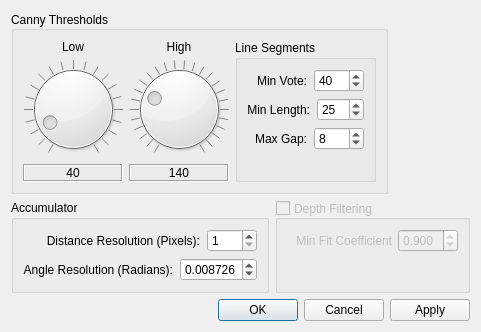
<?xml version="1.0" encoding="UTF-8"?>
<ui version="4.0">
 <class>LinesHoughConfig</class>
 <widget class="QDialog" name="LinesHoughConfig">
  <property name="geometry">
   <rect>
    <x>0</x>
    <y>0</y>
    <width>481</width>
    <height>332</height>
   </rect>
  </property>
  <property name="maximumSize">
   <size>
    <width>10000</width>
    <height>1000</height>
   </size>
  </property>
  <property name="windowTitle">
   <string>EarthSearch : Hough Lines Configuration</string>
  </property>
  <layout class="QVBoxLayout" name="verticalLayout_7">
   <item>
    <layout class="QHBoxLayout" name="horizontalLayout_10">
     <item>
      <layout class="QHBoxLayout" name="horizontalLayout_9">
       <item>
        <widget class="QGroupBox" name="groupBox">
         <property name="minimumSize">
          <size>
           <width>220</width>
           <height>0</height>
          </size>
         </property>
         <property name="title">
          <string>Canny Thresholds</string>
         </property>
         <property name="alignment">
          <set>Qt::AlignLeading|Qt::AlignLeft|Qt::AlignVCenter</set>
         </property>
         <property name="checkable">
          <bool>false</bool>
         </property>
         <layout class="QHBoxLayout" name="horizontalLayout">
          <item>
           <layout class="QVBoxLayout" name="verticalLayout_2">
            <item>
             <widget class="QLabel" name="label_2">
              <property name="text">
               <string>Low</string>
              </property>
              <property name="alignment">
               <set>Qt::AlignBottom|Qt::AlignHCenter</set>
              </property>
             </widget>
            </item>
            <item>
             <widget class="QDial" name="lowCannyDial">
              <property name="minimum">
               <number>1</number>
              </property>
              <property name="maximum">
               <number>400</number>
              </property>
              <property name="value">
               <number>40</number>
              </property>
              <property name="orientation">
               <enum>Qt::Horizontal</enum>
              </property>
              <property name="notchTarget">
               <double>20.000000000000000</double>
              </property>
              <property name="notchesVisible">
               <bool>true</bool>
              </property>
             </widget>
            </item>
            <item>
             <widget class="QLabel" name="lowCannyLabel">
              <property name="frameShape">
               <enum>QFrame::Box</enum>
              </property>
              <property name="frameShadow">
               <enum>QFrame::Sunken</enum>
              </property>
              <property name="text">
               <string>40</string>
              </property>
              <property name="alignment">
               <set>Qt::AlignCenter</set>
              </property>
              <property name="buddy">
               <cstring>lowCannyDial</cstring>
              </property>
             </widget>
            </item>
           </layout>
          </item>
          <item>
           <layout class="QVBoxLayout" name="verticalLayout">
            <item>
             <widget class="QLabel" name="label_3">
              <property name="text">
               <string>High</string>
              </property>
              <property name="alignment">
               <set>Qt::AlignBottom|Qt::AlignHCenter</set>
              </property>
             </widget>
            </item>
            <item>
             <widget class="QDial" name="highCannyDial">
              <property name="minimum">
               <number>1</number>
              </property>
              <property name="maximum">
               <number>500</number>
              </property>
              <property name="value">
               <number>140</number>
              </property>
              <property name="notchTarget">
               <double>20.000000000000000</double>
              </property>
              <property name="notchesVisible">
               <bool>true</bool>
              </property>
             </widget>
            </item>
            <item>
             <widget class="QLabel" name="highCannyLabel">
              <property name="frameShape">
               <enum>QFrame::Box</enum>
              </property>
              <property name="frameShadow">
               <enum>QFrame::Sunken</enum>
              </property>
              <property name="text">
               <string>140</string>
              </property>
              <property name="alignment">
               <set>Qt::AlignCenter</set>
              </property>
              <property name="buddy">
               <cstring>highCannyDial</cstring>
              </property>
             </widget>
            </item>
           </layout>
          </item>
          <item>
           <widget class="QGroupBox" name="groupBox_3">
            <property name="title">
             <string>Line Segments</string>
            </property>
            <layout class="QVBoxLayout" name="verticalLayout_4">
             <item>
              <layout class="QHBoxLayout" name="horizontalLayout_2">
               <item>
                <widget class="QLabel" name="label_7">
                 <property name="layoutDirection">
                  <enum>Qt::LeftToRight</enum>
                 </property>
                 <property name="text">
                  <string>Min Vote:</string>
                 </property>
                 <property name="textFormat">
                  <enum>Qt::AutoText</enum>
                 </property>
                 <property name="scaledContents">
                  <bool>false</bool>
                 </property>
                 <property name="alignment">
                  <set>Qt::AlignRight|Qt::AlignTrailing|Qt::AlignVCenter</set>
                 </property>
                 <property name="margin">
                  <number>0</number>
                 </property>
                 <property name="indent">
                  <number>1</number>
                 </property>
                 <property name="buddy">
                  <cstring>minVoteSpinBox</cstring>
                 </property>
                </widget>
               </item>
               <item>
                <widget class="QSpinBox" name="minVoteSpinBox">
                 <property name="maximumSize">
                  <size>
                   <width>50</width>
                   <height>16777215</height>
                  </size>
                 </property>
                 <property name="minimum">
                  <number>1</number>
                 </property>
                 <property name="maximum">
                  <number>200</number>
                 </property>
                 <property name="value">
                  <number>40</number>
                 </property>
                </widget>
               </item>
              </layout>
             </item>
             <item>
              <layout class="QHBoxLayout" name="horizontalLayout_3">
               <item>
                <widget class="QLabel" name="label_5">
                 <property name="layoutDirection">
                  <enum>Qt::LeftToRight</enum>
                 </property>
                 <property name="text">
                  <string>Min Length:</string>
                 </property>
                 <property name="alignment">
                  <set>Qt::AlignRight|Qt::AlignTrailing|Qt::AlignVCenter</set>
                 </property>
                 <property name="indent">
                  <number>1</number>
                 </property>
                 <property name="buddy">
                  <cstring>minLengthSpinBox</cstring>
                 </property>
                </widget>
               </item>
               <item>
                <widget class="QSpinBox" name="minLengthSpinBox">
                 <property name="maximumSize">
                  <size>
                   <width>50</width>
                   <height>16777215</height>
                  </size>
                 </property>
                 <property name="minimum">
                  <number>1</number>
                 </property>
                 <property name="maximum">
                  <number>500</number>
                 </property>
                 <property name="value">
                  <number>25</number>
                 </property>
                </widget>
               </item>
              </layout>
             </item>
             <item>
              <layout class="QHBoxLayout" name="horizontalLayout_4">
               <item>
                <widget class="QLabel" name="label_6">
                 <property name="layoutDirection">
                  <enum>Qt::LeftToRight</enum>
                 </property>
                 <property name="text">
                  <string>Max Gap:</string>
                 </property>
                 <property name="alignment">
                  <set>Qt::AlignRight|Qt::AlignTrailing|Qt::AlignVCenter</set>
                 </property>
                 <property name="indent">
                  <number>1</number>
                 </property>
                 <property name="buddy">
                  <cstring>maxGapSpinBox</cstring>
                 </property>
                </widget>
               </item>
               <item>
                <widget class="QSpinBox" name="maxGapSpinBox">
                 <property name="maximumSize">
                  <size>
                   <width>50</width>
                   <height>16777215</height>
                  </size>
                 </property>
                 <property name="maximum">
                  <number>300</number>
                 </property>
                 <property name="value">
                  <number>8</number>
                 </property>
                </widget>
               </item>
              </layout>
             </item>
             <item>
              <spacer name="verticalSpacer">
               <property name="orientation">
                <enum>Qt::Vertical</enum>
               </property>
               <property name="sizeHint" stdset="0">
                <size>
                 <width>20</width>
                 <height>40</height>
                </size>
               </property>
              </spacer>
             </item>
            </layout>
           </widget>
          </item>
         </layout>
        </widget>
       </item>
      </layout>
     </item>
     <item>
      <spacer name="horizontalSpacer">
       <property name="orientation">
        <enum>Qt::Horizontal</enum>
       </property>
       <property name="sizeHint" stdset="0">
        <size>
         <width>53</width>
         <height>20</height>
        </size>
       </property>
      </spacer>
     </item>
    </layout>
   </item>
   <item>
    <layout class="QVBoxLayout" name="verticalLayout_6">
     <item>
      <layout class="QHBoxLayout" name="horizontalLayout_8">
       <item>
        <widget class="QGroupBox" name="groupBox_2">
         <property name="title">
          <string>Accumulator</string>
         </property>
         <layout class="QVBoxLayout" name="verticalLayout_3">
          <item>
           <layout class="QHBoxLayout" name="horizontalLayout_7">
            <item>
             <widget class="QLabel" name="label_8">
              <property name="layoutDirection">
               <enum>Qt::LeftToRight</enum>
              </property>
              <property name="text">
               <string>Distance Resolution (Pixels):</string>
              </property>
              <property name="alignment">
               <set>Qt::AlignRight|Qt::AlignTrailing|Qt::AlignVCenter</set>
              </property>
              <property name="indent">
               <number>1</number>
              </property>
              <property name="buddy">
               <cstring>accDistSpinBox</cstring>
              </property>
             </widget>
            </item>
            <item>
             <widget class="QSpinBox" name="accDistSpinBox">
              <property name="maximumSize">
               <size>
                <width>50</width>
                <height>16777215</height>
               </size>
              </property>
              <property name="minimum">
               <number>1</number>
              </property>
              <property name="maximum">
               <number>100</number>
              </property>
              <property name="value">
               <number>1</number>
              </property>
             </widget>
            </item>
           </layout>
          </item>
          <item>
           <layout class="QHBoxLayout" name="horizontalLayout_6">
            <item>
             <widget class="QLabel" name="label_9">
              <property name="layoutDirection">
               <enum>Qt::LeftToRight</enum>
              </property>
              <property name="text">
               <string>Angle Resolution (Radians):</string>
              </property>
              <property name="alignment">
               <set>Qt::AlignRight|Qt::AlignTrailing|Qt::AlignVCenter</set>
              </property>
              <property name="indent">
               <number>1</number>
              </property>
              <property name="buddy">
               <cstring>accAngleSpinBox</cstring>
              </property>
             </widget>
            </item>
            <item>
             <widget class="QDoubleSpinBox" name="accAngleSpinBox">
              <property name="maximumSize">
               <size>
                <width>80</width>
                <height>16777215</height>
               </size>
              </property>
              <property name="decimals">
               <number>6</number>
              </property>
              <property name="minimum">
               <double>0.001000000000000</double>
              </property>
              <property name="maximum">
               <double>3.141593000000000</double>
              </property>
              <property name="singleStep">
               <double>0.001000000000000</double>
              </property>
              <property name="value">
               <double>0.008726000000000</double>
              </property>
             </widget>
            </item>
           </layout>
          </item>
         </layout>
        </widget>
       </item>
       <item>
        <widget class="QGroupBox" name="depthFilterGroupBox">
         <property name="enabled">
          <bool>false</bool>
         </property>
         <property name="title">
          <string>Depth Filtering</string>
         </property>
         <property name="alignment">
          <set>Qt::AlignLeading|Qt::AlignLeft|Qt::AlignVCenter</set>
         </property>
         <property name="checkable">
          <bool>true</bool>
         </property>
         <property name="checked">
          <bool>false</bool>
         </property>
         <layout class="QVBoxLayout" name="verticalLayout_5">
          <item>
           <layout class="QHBoxLayout" name="horizontalLayout_5">
            <item>
             <widget class="QLabel" name="label_4">
              <property name="text">
               <string>Min Fit Coefficient</string>
              </property>
              <property name="alignment">
               <set>Qt::AlignRight|Qt::AlignTrailing|Qt::AlignVCenter</set>
              </property>
             </widget>
            </item>
            <item>
             <widget class="QDoubleSpinBox" name="depthFitSpinBox">
              <property name="enabled">
               <bool>false</bool>
              </property>
              <property name="maximumSize">
               <size>
                <width>60</width>
                <height>16777215</height>
               </size>
              </property>
              <property name="decimals">
               <number>3</number>
              </property>
              <property name="maximum">
               <double>1.000000000000000</double>
              </property>
              <property name="singleStep">
               <double>0.010000000000000</double>
              </property>
              <property name="value">
               <double>0.900000000000000</double>
              </property>
             </widget>
            </item>
           </layout>
          </item>
          <item>
           <spacer name="verticalSpacer_2">
            <property name="orientation">
             <enum>Qt::Vertical</enum>
            </property>
            <property name="sizeHint" stdset="0">
             <size>
              <width>20</width>
              <height>40</height>
             </size>
            </property>
           </spacer>
          </item>
         </layout>
        </widget>
       </item>
      </layout>
     </item>
     <item>
      <widget class="QDialogButtonBox" name="buttonBox">
       <property name="sizePolicy">
        <sizepolicy hsizetype="Expanding" vsizetype="Expanding">
         <horstretch>0</horstretch>
         <verstretch>0</verstretch>
        </sizepolicy>
       </property>
       <property name="layoutDirection">
        <enum>Qt::LeftToRight</enum>
       </property>
       <property name="orientation">
        <enum>Qt::Horizontal</enum>
       </property>
       <property name="standardButtons">
        <set>QDialogButtonBox::Apply|QDialogButtonBox::Cancel|QDialogButtonBox::Ok</set>
       </property>
       <property name="centerButtons">
        <bool>false</bool>
       </property>
      </widget>
     </item>
    </layout>
   </item>
  </layout>
 </widget>
 <tabstops>
  <tabstop>lowCannyDial</tabstop>
  <tabstop>highCannyDial</tabstop>
  <tabstop>minVoteSpinBox</tabstop>
  <tabstop>minLengthSpinBox</tabstop>
  <tabstop>maxGapSpinBox</tabstop>
  <tabstop>accDistSpinBox</tabstop>
  <tabstop>accAngleSpinBox</tabstop>
  <tabstop>depthFilterGroupBox</tabstop>
  <tabstop>depthFitSpinBox</tabstop>
  <tabstop>buttonBox</tabstop>
 </tabstops>
 <resources/>
 <connections>
  <connection>
   <sender>highCannyDial</sender>
   <signal>valueChanged(int)</signal>
   <receiver>highCannyLabel</receiver>
   <slot>setNum(int)</slot>
   <hints>
    <hint type="sourcelabel">
     <x>123</x>
     <y>103</y>
    </hint>
    <hint type="destinationlabel">
     <x>132</x>
     <y>145</y>
    </hint>
   </hints>
  </connection>
  <connection>
   <sender>lowCannyDial</sender>
   <signal>valueChanged(int)</signal>
   <receiver>lowCannyLabel</receiver>
   <slot>setNum(int)</slot>
   <hints>
    <hint type="sourcelabel">
     <x>66</x>
     <y>105</y>
    </hint>
    <hint type="destinationlabel">
     <x>67</x>
     <y>144</y>
    </hint>
   </hints>
  </connection>
  <connection>
   <sender>buttonBox</sender>
   <signal>accepted()</signal>
   <receiver>LinesHoughConfig</receiver>
   <slot>accept()</slot>
   <hints>
    <hint type="sourcelabel">
     <x>228</x>
     <y>207</y>
    </hint>
    <hint type="destinationlabel">
     <x>157</x>
     <y>229</y>
    </hint>
   </hints>
  </connection>
  <connection>
   <sender>buttonBox</sender>
   <signal>rejected()</signal>
   <receiver>LinesHoughConfig</receiver>
   <slot>reject()</slot>
   <hints>
    <hint type="sourcelabel">
     <x>296</x>
     <y>213</y>
    </hint>
    <hint type="destinationlabel">
     <x>286</x>
     <y>229</y>
    </hint>
   </hints>
  </connection>
 </connections>
</ui>
